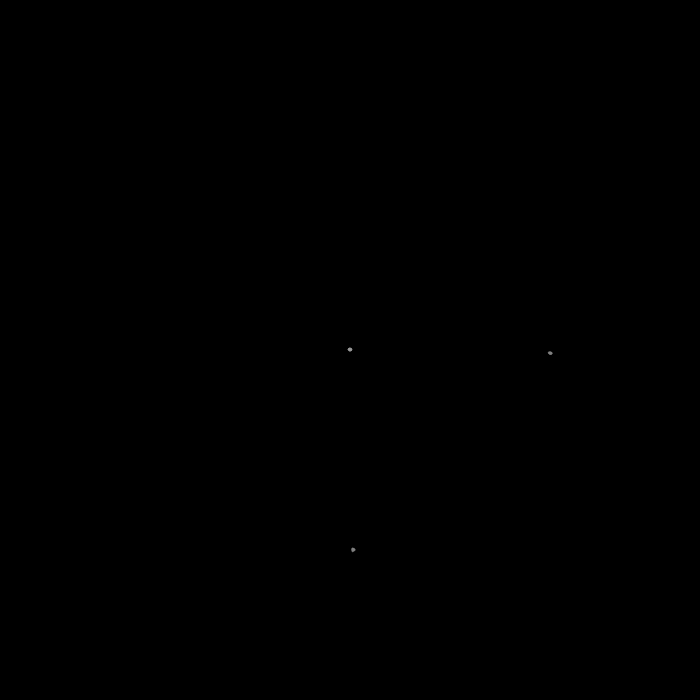
Frame 1 (no input)
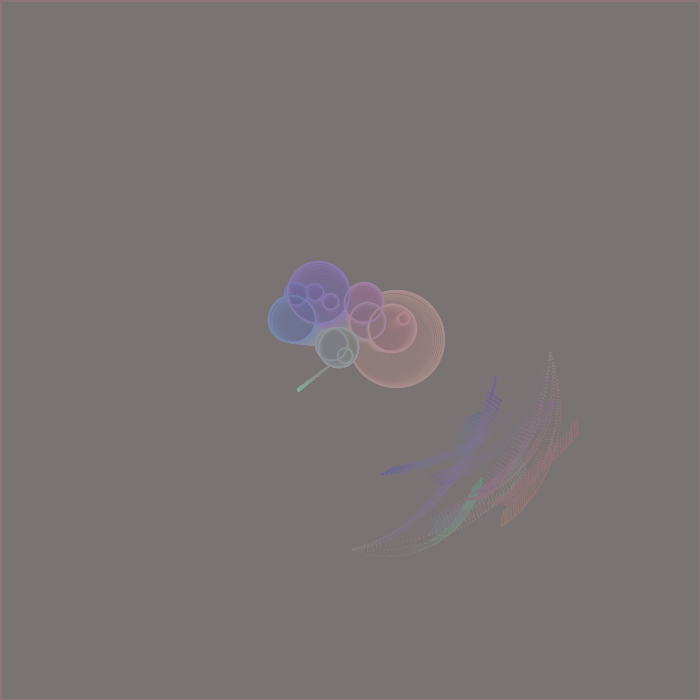
Frame 60 (the mouse pressed at the canvas centre just before this capture)
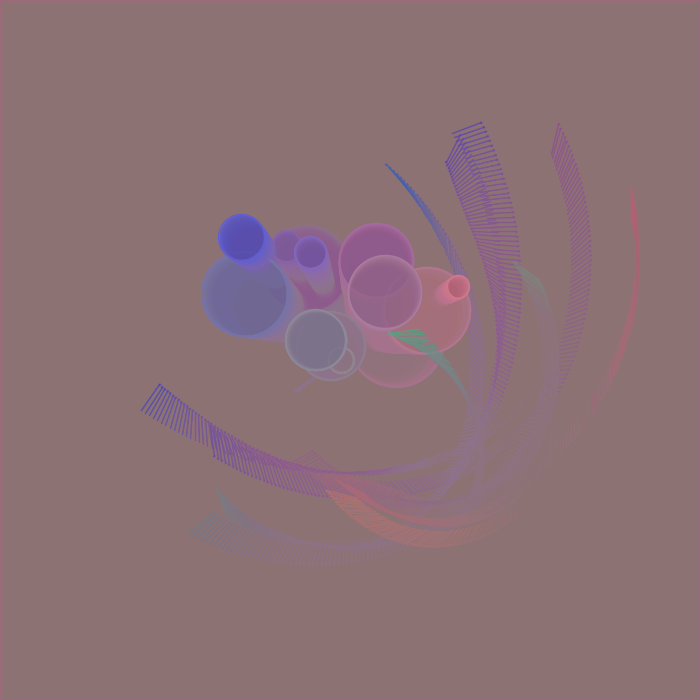
Frame 120 (the mouse held since frame 60 and released just before this capture)

The Processing sketch that drew these frames (run headless with seeded random() and noise(); from frame 60 on, the mouse is pressed at the canvas centre):

// Processing sketch: processing_153138
// ── processing_153138.pde

/*
 * Creative Coding
 * Week 3, 04 - spinning top: curved motion with sin() and cos()
 * by Indae Hwang and Jon McCormack
 * Copyright (c) 2014 Monash University
 *
 * This sketch is the first cut at translating the motion of a spinning top
 * to trace a drawing path. This sketch traces a path using sin() and cos()
 *
 */
 int num; // the number of items in the array
float[] x, y;      // current drawing position
float[] dx, dy;    // change in position at each frame
float rad;       // radius for the moving hand
float[] bx, by, handX, handY;
float[] v; // hand speed
float radius;
float distance;

float rd;
float grn;
float bl;

void setup() {
  size(700, 700);

  num = 15;
  
  // allocate space for each array
  x = new float[num];
  y = new float[num];
  dx = new float[num];
  dy = new float[num];
  bx = new float[num];
  by = new float[num];
  handX = new float[num];
  handY = new float[num];
  v = new float [num];
  
  for (int i=0; i<num; i++) {
  // initial position in the centre of the screen
  x[i] = width/2;
  y[i] = height/2;

  // dx and dy are the small change in position each frame
  dx[i] = random(-1, 1);
  dy[i] = random(-1, 1);
  }
  
  rd = 0;
  grn = 0;
  bl = 0;
  
  background(0);
  
}


void draw() {
  // blend the old frames into the background
  // blendMode(BLEND);
  fill(rd, grn, bl, 10);
  rect(0, 0, width, height);
  
  for (int i=0; i<num; i++) {
  rad = radians(frameCount);
  
  // calculate new position
  x[i] += dx[i];
  y[i] += dy[i];

  float max = 1;
  float min = 0.5;

  //When the shape hits the edge of the window, it reverses its direction and changes velocity
  if (x[i] > width-100 || x[i] < 100) {
    dx[i] = dx[i] > 0 ? -random(min, max) : random(min, max);
  }

  if (y[i] > height-100 || y[i] < 100) {
    dy[i] = dy[i] > 0 ? -random(min, max) : random(min, max);
  }
  }
  for (int i=0; i<num; i++) {
    
  v[i] = map(i, 1, num-1, 0, 3);
    
  if (i%2 == 1) { // odd
  bx[i] = x[i] + 200 * sin(rad);
  by[i] = y[i] + 200 * cos(rad);
  } else { // even
  bx[i] = x[i] + 200 * cos(rad);
  by[i] = y[i] + 200 * sin(rad);
  }
  
  rd = map(x[i], 100, width-100, 0, 255);
  grn = map(y[i], 100, height-100, 0, 255);
  bl = map(x[i]+y[i], 200, (width+height)-200, 255, 0);
  fill(rd, grn, bl, 100);
  
  float radius = 150 * sin(rad*0.1);
  
  
  if (i%2 == 1) {
  handX[i] = bx[i] + radius * sin(rad*v[i]);
  handY[i] = by[i] + radius * cos(rad*v[i]);
  } else {
  handX[i] = bx[i] + radius * cos(rad*v[i]);
  handY[i] = by[i] + radius * sin(rad*v[i]);
  }
  
  stroke(rd, grn, bl, 200);
  strokeWeight (1.5);
  line(bx[i], by[i], handX[i], handY[i]);
  ellipse(handX[i], handY[i], 1, 1);
  
  if (i<num-1) {
      float distance = dist(x[i], y[i], x[i+1], y[i+1]);
      if (distance < 100) {
        stroke (rd+25, grn+25, bl+25);
        fill (rd, grn, bl, 40) ;
        ellipse (x[i], y[i], (x[i+1]-x[i]) , (x[i+1]-x[i]));
      }
    }
  }
}
